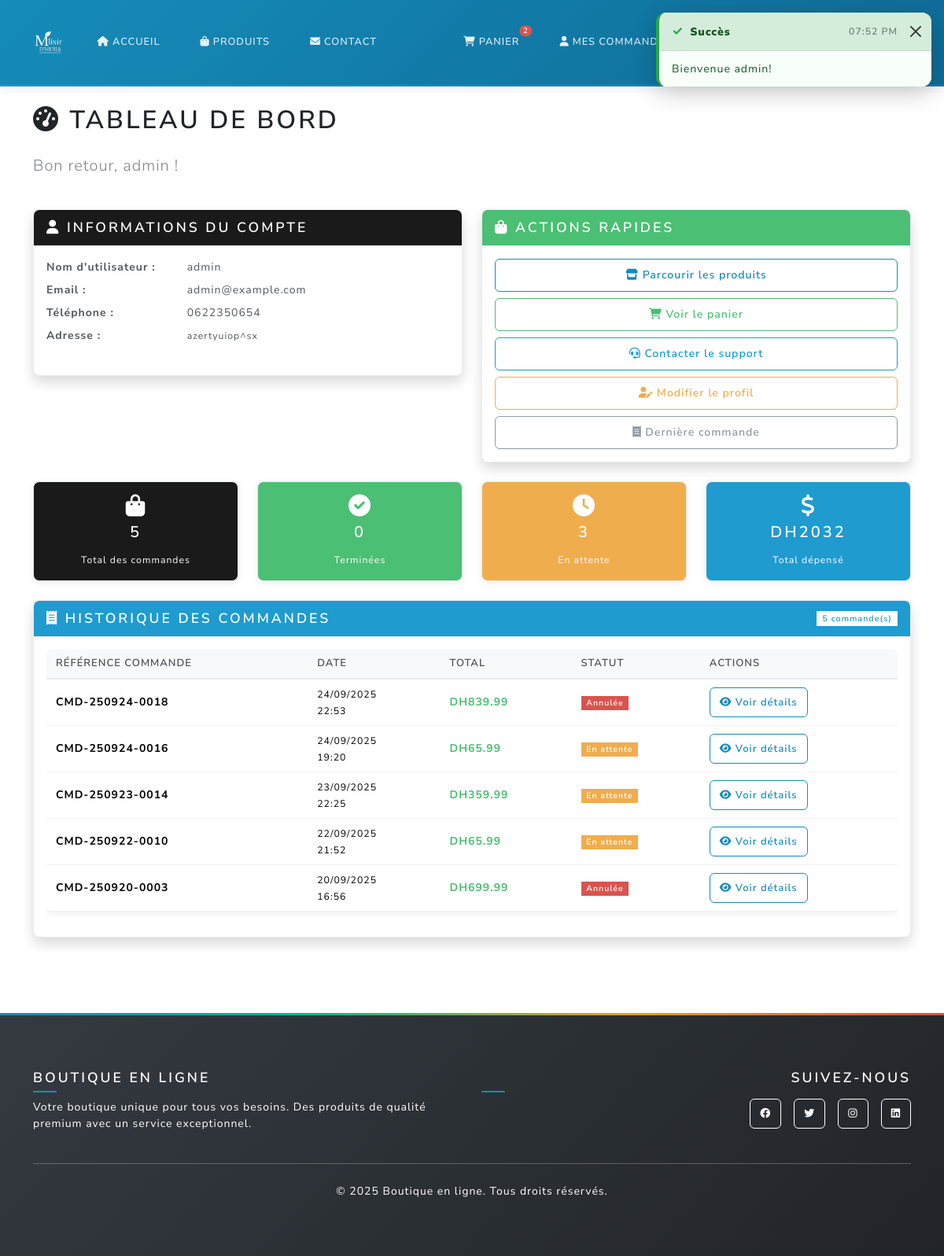
The page /dashboard (signed in) on the database its author committed.
### main.py (models this page shows, shortened)
class User(UserMixin, db.Model):
    id = db.Column(db.Integer, primary_key=True)
    username = db.Column(db.String(80), unique=True, nullable=False)
    email = db.Column(db.String(120), unique=True, nullable=False)
    password_hash = db.Column(db.String(120), nullable=False)
    phone = db.Column(db.String(20), nullable=True)
    address = db.Column(db.Text, nullable=True)
    is_admin = db.Column(db.Boolean, default=False)
    orders = db.relationship('Order', backref='user', lazy=True)

class Order(db.Model):
    id = db.Column(db.Integer, primary_key=True)
    user_id = db.Column(db.Integer, db.ForeignKey('user.id'), nullable=False)
    total = db.Column(db.Float, nullable=False)
    status = db.Column(db.String(20), default='pending')
    created_at = db.Column(db.DateTime, default=db.func.current_timestamp())
    @property
    def title(self):
        if self.created_at:
            date_str = self.created_at.strftime('%y%m%d')
            return f"CMD-{date_str}-{str(self.id).zfill(4)}"
        return f"CMD-{str(self.id).zfill(4)}"

### main.py (the view)
@app.route('/dashboard')
@login_required
def dashboard():
    orders = Order.query.filter_by(user_id=current_user.id).order_by(Order.created_at.desc()).all()
    return render_template('dashboard.html', orders=orders)

### main.py (called while the page is built, shortened)
@login_manager.user_loader
def load_user(user_id):
    return User.query.get(int(user_id))

@app.context_processor
def inject_toast_messages():
    toast_message = session.pop('toast_message', None)
    toast_type = session.pop('toast_type', None)
    return {
        'toast_message': toast_message,
        'toast_type': toast_type or 'info'
    }

@app.context_processor
def inject_cart_count():
    if current_user.is_authenticated:
        try:
            from sqlalchemy import inspect
            inspector = inspect(db.engine)
            if 'cart' in inspector.get_table_names():
                cart_count = Cart.query.filter_by(user_id=current_user.id).count()
                cart_total_quantity = db.session.query(db.func.sum(Cart.quantity))\
                    .filter_by(user_id=current_user.id).scalar() or 0
                return {
                    'cart_count': cart_count,
                    'cart_total_quantity': int(cart_total_quantity)
                }
        except Exception:
            pass
    return {'cart_count': 0, 'cart_total_quantity': 0}

def get_shipping_settings():
    settings = ShippingSettings.query.first()
    return settings

@app.context_processor
def inject_shipping_settings():
    try:
        settings = get_shipping_settings()
        return {
            'shipping_settings': settings,
            'free_shipping_threshold': settings.free_shipping_threshold,
            'standard_shipping_cost': settings.standard_shipping_cost,
            'tax_rate': settings.tax_rate,
            'currency': settings.currency
        }
    except:
        return {
            'shipping_settings': None,
            'free_shipping_threshold': 500,
            'standard_shipping_cost': 30,
            'tax_rate': 0.2,
            'currency': 'DH'
        }

### templates/dashboard.html (shortened to what this page needs)
{% extends "base.html" %}
{% block content %}
<div class="container py-4">
  <div class="row">
    <div class="col-12">
      <h1 class="mb-4"><i class="fas fa-tachometer-alt"></i> Tableau de bord</h1>
      <p class="lead text-muted">Bon retour, {{ current_user.username }} !</p>
    </div>
  </div>
  <div class="row mb-4">
    <div class="col-md-6">
      <div class="card shadow">
        <div class="card-header bg-primary text-white">
          <h5 class="mb-0"><i class="fas fa-user"></i> Informations du compte</h5>
        </div>
        <div class="card-body">
          <div class="row mb-2">
            <div class="col-sm-4">
              <strong>Nom d'utilisateur :</strong>
            </div>
            <div class="col-sm-8">{{ current_user.username }}</div>
          </div>
          <div class="row mb-2">
            <div class="col-sm-4">
              <strong>Email :</strong>
            </div>
            <div class="col-sm-8">{{ current_user.email }}</div>
          </div>
          <div class="row mb-2">
            <div class="col-sm-4">
              <strong>Téléphone :</strong>
            </div>
            <div class="col-sm-8">{{ current_user.phone or 'Non fourni' }}</div>
          </div>
          <div class="row">
            <div class="col-sm-4">
              <strong>Adresse :</strong>
            </div>
            <div class="col-sm-8">
              <small>{{ current_user.address or 'Non fournie' }}</small>
            </div>
          </div>
        </div>
      </div>
    </div>
    <div class="col-md-6">
      <div class="card shadow">
        <div class="card-header bg-success text-white">
          <h5 class="mb-0">
            <i class="fas fa-shopping-bag"></i> Actions rapides
          </h5>
        </div>
        <div class="card-body">
          <div class="d-grid gap-2">
            <a href="{{ url_for('products') }}" class="btn btn-outline-primary">
              <i class="fas fa-store"></i> Parcourir les produits
            </a>
            <a href="{{ url_for('cart') }}" class="btn btn-outline-success">
              <i class="fas fa-shopping-cart"></i> Voir le panier
            </a>
            <a href="{{ url_for('contact') }}" class="btn btn-outline-info">
              <i class="fas fa-headset"></i> Contacter le support
            </a>
            <a href="{{ url_for('profile') }}" class="btn btn-outline-warning">
              <i class="fas fa-user-edit"></i> Modifier le profil
            </a>
            {% if orders %}
            <a href="{{ url_for('order_detail', order_id=orders[0].id) }}" class="btn btn-outline-secondary">
              <i class="fas fa-receipt"></i> Dernière commande
            </a>
            {% endif %}
          </div>
        </div>
      </div>
    </div>
  </div>
  <div class="row mb-4">
    <div class="col-md-3">
      <div class="card bg-primary text-white">
        <div class="card-body text-center">
          <i class="fas fa-shopping-bag fa-2x mb-2"></i>
          <h4>{{ orders|length }}</h4>
          <small>Total des commandes</small>
        </div>
      </div>
    </div>
    <div class="col-md-3">
      <div class="card bg-success text-white">
        <div class="card-body text-center">
          <i class="fas fa-check-circle fa-2x mb-2"></i>
          <h4>{{ orders|selectattr('status', 'equalto', 'completed')|list|length }}</h4>
          <small>Terminées</small>
        </div>
      </div>
    </div>
    <div class="col-md-3">
      <div class="card bg-warning text-white">
        <div class="card-body text-center">
          <i class="fas fa-clock fa-2x mb-2"></i>
          <h4>{{ orders|selectattr('status', 'equalto', 'pending')|list|length }}</h4>
          <small>En attente</small>
        </div>
      </div>
    </div>
    <div class="col-md-3">
      <div class="card bg-info text-white">
        <div class="card-body text-center">
          <i class="fas fa-dollar-sign fa-2x mb-2"></i>
          <h4>DH{{ "%.0f"|format(orders|sum(attribute='total')) }}</h4>
          <small>Total dépensé</small>
        </div>
      </div>
    </div>
  </div>
  <div class="row">
    <div class="col-12">
      <div class="card shadow">
        <div class="card-header bg-info text-white d-flex justify-content-between align-items-center">
          <h5 class="mb-0"><i class="fas fa-receipt"></i> Historique des commandes</h5>
          <span class="badge bg-white text-info">{{ orders|length }} commande(s)</span>
        </div>
        <div class="card-body">
          {% if orders %}
          <div class="table-responsive">
            <table class="table table-hover">
              <thead>
                <tr>
                  <th>Référence Commande</th>
                  <th>Date</th>
                  <th>Total</th>
                  <th>Statut</th>
                  <th>Actions</th>
                </tr>
              </thead>
              <tbody>
                {% for order in orders %}
                <tr>
                  <td>
                    <strong>
                      {% if order.title %}
                        {{ order.title }}
                      {% else %}
                        CMD-{{ order.created_at.strftime('%y%m%d') if order.created_at else '000000' }}-{{ ('%04d'|format(order.id)) }}
                      {% endif %}
                    </strong>
                  </td>
                  <td>
                    <small>
                      {{ order.created_at.strftime('%d/%m/%Y') if order.created_at else 'N/A' }}<br>
                      {{ order.created_at.strftime('%H:%M') if order.created_at else '' }}
                    </small>
                  </td>
                  <td><strong class="text-success">DH{{ "%.2f"|format(order.total) }}</strong></td>
                  <td>
                    {% if order.status == 'pending' %}
                      <span class="badge bg-warning">En attente</span>
                    {% elif order.status == 'processing' %}
                      <span class="badge bg-info">En cours</span>
                    {% elif order.status == 'shipped' %}
                      <span class="badge bg-primary">Expédiée</span>
                    {% elif order.status == 'delivered' %}
                      <span class="badge bg-success">Livrée</span>
                    {% elif order.status == 'completed' %}
                      <span class="badge bg-success">Terminée</span>
                    {% elif order.status == 'cancelled' %}
                      <span class="badge bg-danger">Annulée</span>
                    {% else %}
                      <span class="badge bg-secondary">{{ order.status.title() }}</span>
                    {% endif %}
                  </td>
                  <td>
                    <a href="{{ url_for('order_detail', order_id=order.id) }}"
                       class="btn btn-sm btn-outline-primary">
                      <i class="fas fa-eye"></i> Voir détails
                    </a>
                  </td>
                </tr>
                {% endfor %}
              </tbody>
            </table>
          </div>
          {% endif %}
        </div>
      </div>
    </div>
  </div>
</div>
{% endblock %}

### static/css/style.css (style rules this page uses)
:root { --bs-blue: #158cba; --bs-indigo: #6610f2; --bs-purple: #6f42c1; --bs-pink: #e83e8c; --bs-red: #e74c3c; --bs-orange: #fd7e14; --bs-yellow: #f39c12; --bs-green: #00bc8c; --bs-teal: #20c997; --bs-cyan: #17a2b8; --bs-white: #fff; --bs-gray: #6c757d; --bs-gray-dark: #343a40; --bs-gray-100: #f8f9fa; --bs-gray-200: #e9ecef; --bs-gray-300: #dee2e6; --bs-gray-400: #ced4da; --bs-gray-500: #adb5bd; --bs-gray-600: #6c757d; --bs-gray-700: #495057; --bs-gray-800: #343a40; --bs-gray-900: #212529; --bs-primary: #158cba; --bs-secondary: #f8f9fa; --bs-success: #00bc8c; --bs-info: #3498db; --bs-warning: #f39c12; --bs-danger: #e74c3c; --bs-light: #f8f9fa; --bs-dark: #343a40; }
body { font-family: "Nunito Sans", -apple-system, BlinkMacSystemFont, "Segoe UI", Roboto, "Helvetica Neue", Arial, sans-serif; font-size: 0.875rem; font-weight: 400; line-height: 1.5; color: #495057; background-color: #fff; }
h1, h2, h3, h4, h5, h6 { color: #212529; font-weight: 600; margin-bottom: 0.75rem; }
h1 { font-size: 2rem; }
h4 { font-size: 1.25rem; }
h5 { font-size: 1.1rem; }
body { scroll-behavior: smooth; }
.btn { border-radius: 0.375rem; font-weight: 600; text-transform: none; transition: all 0.15s ease-in-out; padding: 0.5rem 1rem; font-size: 0.875rem; border-width: 1px; }
.btn-sm { padding: 0.375rem 0.75rem; font-size: 0.8125rem; }
.btn-outline-primary { color: var(--bs-primary); border-color: var(--bs-primary); }
.card { border: 1px solid var(--bs-gray-200); border-radius: 0.5rem; box-shadow: 0 2px 8px rgba(0, 0, 0, 0.08); background-color: white; transition: all 0.3s ease; overflow: hidden; }
.card-body { padding: 1rem; }
.card-header { background-color: var(--bs-gray-100); border-bottom: 1px solid var(--bs-gray-200); font-weight: 600; padding: 0.75rem 1rem; font-size: 0.9rem; }
.table { border-radius: 0.5rem; overflow: hidden; box-shadow: 0 2px 8px rgba(0, 0, 0, 0.08); font-size: 0.875rem; }
.table th, .table td { padding: 0.5rem 0.75rem; vertical-align: middle; }
.table thead th { border-bottom: 2px solid var(--bs-gray-200); background-color: var(--bs-gray-100); font-weight: 600; color: var(--bs-gray-700); font-size: 0.8125rem; }
.container { padding-top: 1.5rem; padding-bottom: 1.5rem; }
.row { margin-bottom: 1.5rem; }
.fade-in { animation: fadeIn 0.4s ease-out; }

### rows shown on the page
User: username "admin", email "admin@example.com", phone "0622350654", address "azertyuiop^sx"
Order: title "CMD-250924-0018", created_at "24/09/2025", created_at "22:53", total "839.99", status "Annulée"
Order: title "CMD-250924-0016", created_at "24/09/2025", created_at "19:20", total "65.99", status "En attente"
Order: title "CMD-250923-0014", created_at "23/09/2025", created_at "22:25", total "359.99", status "En attente"
Order: title "CMD-250922-0010", created_at "22/09/2025", created_at "21:52", total "65.99", status "En attente"
Order: title "CMD-250920-0003", created_at "20/09/2025", created_at "16:56", total "699.99", status "Annulée"

### other values the page prints
{{ cart_total_quantity }} "2"
{{ orders|length }} "5"
{{ orders|selectattr('status', 'equalto', 'completed')|list|length }} "0"
{{ orders|selectattr('status', 'equalto', 'pending')|list|length }} "3"
{{ "%.0f"|format(orders|sum(attribute='total')) }} "2032"
